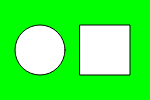
Frame 1 (no input)
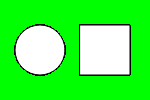
Frame 60 (no input)
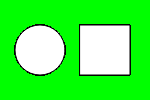
Frame 120 (the mouse pressed at the canvas centre since frame 60)

The p5.js sketch that drew these frames (run headless with seeded random() and noise() and a simulated clock; from frame 60 on, the mouse is pressed at the canvas centre):

// p5.js sketch
// ── sketch.js
function setup() {
  createCanvas(150, 100);
  background(0, 255, 0); // Bright green background
}

function draw() {
   // Circle
  stroke(0); // Black outline
  fill(255); // White fill
  ellipse(40, 50, 50, 50); // Circle with diameter 50

  // Square
  rectMode(CENTER); // Set rectangle drawing from the center
  rect(105, 50, 50, 50); // Square with side 50
}

// ── example1.js
function setup() {
  createCanvas(180, 100);
  
}

function draw() {
  background(0, 255, 0); // Bright green background
  stroke(0); // Black outline
  fill(255); // White fill
  ellipse(50, 50, 50, 50); // Circle with diameter 50

  // Square
  rectMode(CENTER); // Set rectangle drawing from the center
  rect(120, 50, 50, 50); // Square with side 50
}
